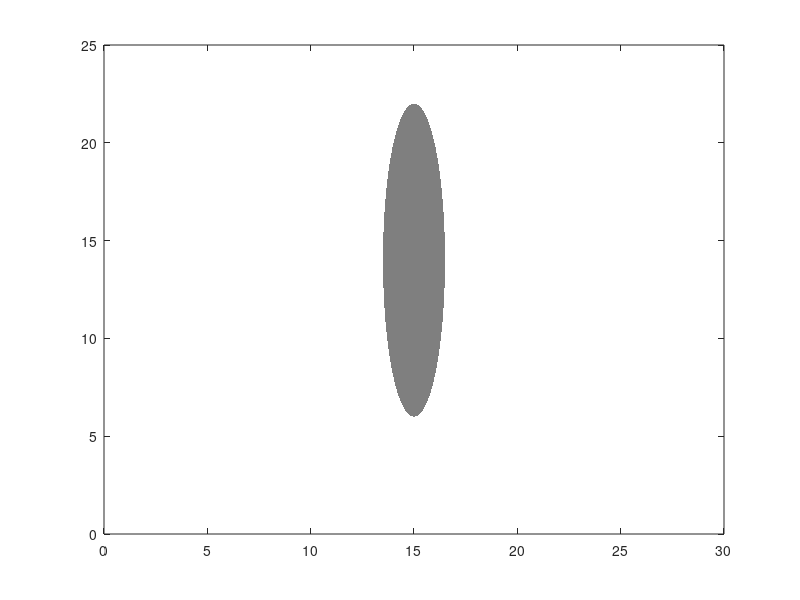

This chart was generated by the following MATLAB code: (Note: this script raises an error after producing the figure.)
clear
clc

% 
% a = 0.5*19e-3;
% % b = 0.5*19e-3;
% b = 0.5*2.66e-3;
% c = 0.5*2.66e-3;
% 
% 
% theta = 0:pi/180:2*pi;
% 
% %
% [T,P] = meshgrid(theta);
% %
% 
% 
% r = a*c./sqrt(c^2*sin(T).*sin(T) + a^2*cos(T).*cos(T));
% 
% x =  r.*sin(T).*cos(P);
% y = r.*sin(T).*sin(P);
% z = r.*cos(T);
% 
% figure(10)
% % % contour(x,y,z);
% surf((x)*1e3,y*1e3,(z)*1e3, 'FaceColor','b','FaceAlpha',0.5 ,'linestyle','none')
% % 
% % material shiny;
% axis on;
% % camlight('headlight');
% colormap hot
% set(gca,'DataAspectRatio',[1 1 1])
% xlim([-9.5 9.5])
% ylim([-9.5 9.5])
% zlim([-9.5 9.5])

% X = (-9.5:0.1:9.5)*1e-3;
% Y = (-1.33:0.1:1.33)*1e-3;
% % % z = (-1.33:0.1:1.33)*1e-3;

b = 0.5*16e-3;
a = 0.5*3e-3;

T = 0:pi/180:2*pi;
%


r = a*b./sqrt(a^2*sin(T).*sin(T) + b^2*cos(T).*cos(T));

x = 15e-3+r.*cos(T);
y = 14e-3+r.*sin(T);

            
figure(90)   
% fill(x*1e3,y*1e3,'r')
fill(x*1e3,y*1e3,'k','FaceColor','k','FaceAlpha',0.5,'EdgeAlpha',0 )
% 
xlim([0 30])
ylim([0 25])
% zlim([-9.5 9.5])

ax = gca;
ax.YDir = 'reverse';
saveas(gcf,sprintf('focus_0.5MHz.fig'))


